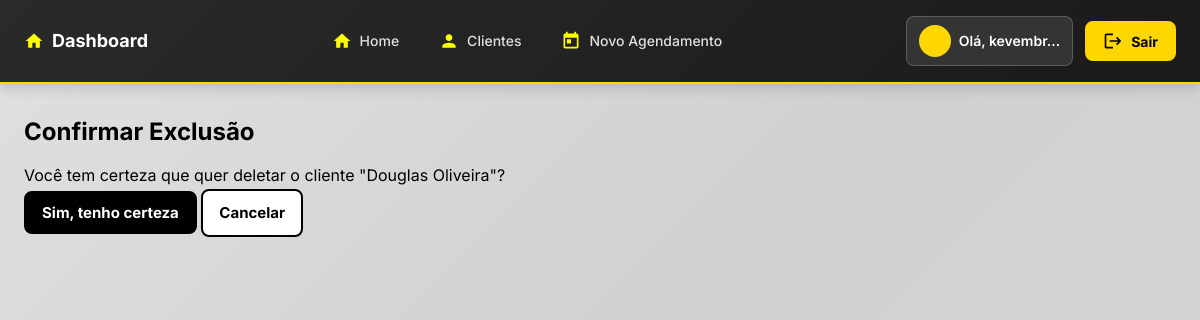
Page /clientes/deletar/3/ (signed in) on the earlier database version.
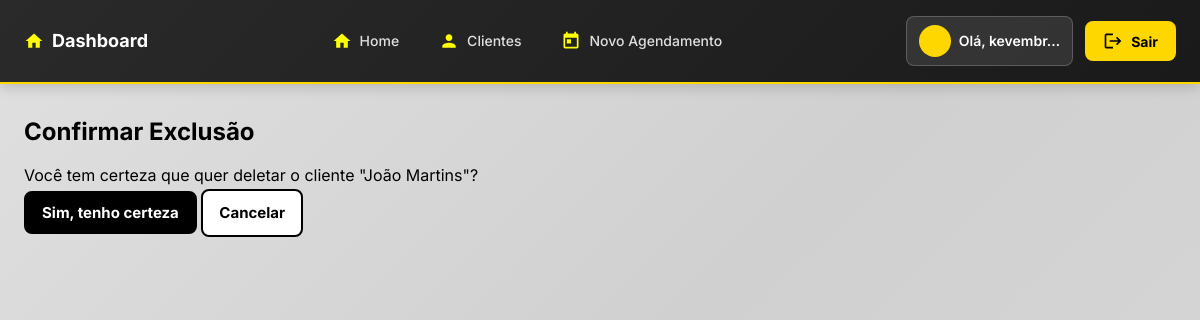
Same page on the later database version.
### agendamentos/models.py (models this page shows, shortened)
class Cliente(models.Model):
    nome = models.CharField(max_length=100)
    telefone = models.CharField(max_length=15, unique=True, blank=True, null=True)
    endereco = models.TextField(blank=True, null=True, help_text="Endereço completo do cliente")
    observacoes = models.TextField(blank=True, null=True)

### agendamentos/views.py (the view)
# urls.py: path('clientes/deletar/<int:pk>/', views.deletar_cliente, name='deletar_cliente'),
@login_required
def deletar_cliente(request, pk):
    cliente = get_object_or_404(Cliente, pk=pk)
    if request.method == 'POST':
        cliente.delete()
        return redirect('lista_clientes')
    return render(request, 'agendamentos/cliente_confirm_delete.html', {'cliente': cliente})

### agendamentos/templates/agendamentos/cliente_confirm_delete.html (shortened to what this page needs)
{% extends 'agendamentos/base.html' %}
{% block content %}
  <h2>Confirmar Exclusão</h2>
  <p>Você tem certeza que quer deletar o cliente "{{ cliente.nome }}"?</p>
  <form method="post">
    <button type="submit" class="btn btn-danger">Sim, tenho certeza</button>
    <a href="{% url 'lista_clientes' %}" class="btn btn-secondary">Cancelar</a>
  </form>
{% endblock %}

Differences in the rows shown:
changed Cliente: nome "Douglas Oliveira" → "João Martins"
